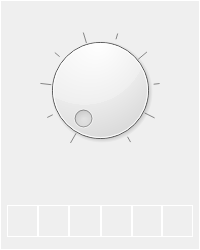
  <widget class="QFrame" name="playbackframe">
   <property name="geometry">
    <rect>
     <x>10</x>
     <y>260</y>
     <width>200</width>
     <height>250</height>
    </rect>
   </property>
   <property name="contextMenuPolicy">
    <enum>Qt::NoContextMenu</enum>
   </property>
   <property name="toolTip">
    <string/>
   </property>
   <property name="styleSheet">
    <string notr="true">background-image: url(:/skin/sidebarplayback_ctrl_bg.bmp);
border: 1px solid white;</string>
   </property>
   <property name="frameShape">
    <enum>QFrame::Box</enum>
   </property>
   <property name="frameShadow">
    <enum>QFrame::Raised</enum>
   </property>
   <property name="lineWidth">
    <number>1</number>
   </property>
   <widget class="QPushButton" name="play_reverse_btn">
    <property name="geometry">
     <rect>
      <x>7</x>
      <y>205</y>
      <width>32</width>
      <height>32</height>
     </rect>
    </property>
    <property name="focusPolicy">
     <enum>Qt::NoFocus</enum>
    </property>
    <property name="text">
     <string/>
    </property>
    <property name="icon">
     <iconset resource="dvr_main.qrc">
      <normaloff>:/skin/sidebarplayback_reverse_btn.bmp</normaloff>:/skin/sidebarplayback_reverse_btn.bmp</iconset>
    </property>
    <property name="iconSize">
     <size>
      <width>32</width>
      <height>32</height>
     </size>
    </property>
   </widget>
   <widget class="QPushButton" name="play_reversestep_btn">
    <property name="geometry">
     <rect>
      <x>37</x>
      <y>205</y>
      <width>32</width>
      <height>32</height>
     </rect>
    </property>
    <property name="focusPolicy">
     <enum>Qt::NoFocus</enum>
    </property>
    <property name="text">
     <string/>
    </property>
    <property name="icon">
     <iconset resource="dvr_main.qrc">
      <normaloff>:/skin/sidebarplayback_reversestep_btn.bmp</normaloff>:/skin/sidebarplayback_reversestep_btn.bmp</iconset>
    </property>
    <property name="iconSize">
     <size>
      <width>32</width>
      <height>32</height>
     </size>
    </property>
   </widget>
   <widget class="QPushButton" name="play_stop_btn">
    <property name="geometry">
     <rect>
      <x>101</x>
      <y>205</y>
      <width>32</width>
      <height>32</height>
     </rect>
    </property>
    <property name="focusPolicy">
     <enum>Qt::NoFocus</enum>
    </property>
    <property name="text">
     <string/>
    </property>
    <property name="icon">
     <iconset resource="dvr_main.qrc">
      <normaloff>:/skin/sidebarplayback_stop_btn.bmp</normaloff>:/skin/sidebarplayback_stop_btn.bmp</iconset>
    </property>
    <property name="iconSize">
     <size>
      <width>32</width>
      <height>32</height>
     </size>
    </property>
   </widget>
   <widget class="QPushButton" name="play_play_btn">
    <property name="geometry">
     <rect>
      <x>69</x>
      <y>205</y>
      <width>32</width>
      <height>32</height>
     </rect>
    </property>
    <property name="focusPolicy">
     <enum>Qt::NoFocus</enum>
    </property>
    <property name="text">
     <string/>
    </property>
    <property name="icon">
     <iconset resource="dvr_main.qrc">
      <normaloff>:/skin/sidebarplayback_play_btn.bmp</normaloff>:/skin/sidebarplayback_play_btn.bmp</iconset>
    </property>
    <property name="iconSize">
     <size>
      <width>32</width>
      <height>32</height>
     </size>
    </property>
   </widget>
   <widget class="QPushButton" name="play_forwardstep_btn">
    <property name="geometry">
     <rect>
      <x>131</x>
      <y>205</y>
      <width>32</width>
      <height>32</height>
     </rect>
    </property>
    <property name="focusPolicy">
     <enum>Qt::NoFocus</enum>
    </property>
    <property name="text">
     <string/>
    </property>
    <property name="icon">
     <iconset resource="dvr_main.qrc">
      <normaloff>:/skin/sidebarplayback_forwardstep_btn.bmp</normaloff>:/skin/sidebarplayback_forwardstep_btn.bmp</iconset>
    </property>
    <property name="iconSize">
     <size>
      <width>32</width>
      <height>32</height>
     </size>
    </property>
   </widget>
   <widget class="QPushButton" name="play_forward_btn">
    <property name="enabled">
     <bool>false</bool>
    </property>
    <property name="geometry">
     <rect>
      <x>161</x>
      <y>205</y>
      <width>32</width>
      <height>32</height>
     </rect>
    </property>
    <property name="focusPolicy">
     <enum>Qt::NoFocus</enum>
    </property>
    <property name="text">
     <string/>
    </property>
    <property name="icon">
     <iconset resource="dvr_main.qrc">
      <normaloff>:/skin/sidebarplayback_forward_btn.bmp</normaloff>:/skin/sidebarplayback_forward_btn.bmp</iconset>
    </property>
    <property name="iconSize">
     <size>
      <width>32</width>
      <height>32</height>
     </size>
    </property>
   </widget>
   <widget class="QPushButton" name="play_pause_btn">
    <property name="geometry">
     <rect>
      <x>69</x>
      <y>205</y>
      <width>32</width>
      <height>32</height>
     </rect>
    </property>
    <property name="focusPolicy">
     <enum>Qt::NoFocus</enum>
    </property>
    <property name="text">
     <string/>
    </property>
    <property name="icon">
     <iconset resource="dvr_main.qrc">
      <normaloff>:/skin/sidebarplayback_pause_btn.bmp</normaloff>:/skin/sidebarplayback_pause_btn.bmp</iconset>
    </property>
    <property name="iconSize">
     <size>
      <width>32</width>
      <height>32</height>
     </size>
    </property>
   </widget>
   <widget class="QLabel" name="playspeedlabel">
    <property name="geometry">
     <rect>
      <x>20</x>
      <y>160</y>
      <width>160</width>
      <height>30</height>
     </rect>
    </property>
    <property name="sizePolicy">
     <sizepolicy hsizetype="Preferred" vsizetype="Preferred">
      <horstretch>0</horstretch>
      <verstretch>0</verstretch>
     </sizepolicy>
    </property>
    <property name="font">
     <font>
      <family>Bitstream Vera Sans</family>
      <pointsize>14</pointsize>
      <weight>75</weight>
      <bold>true</bold>
      <stylestrategy>PreferDefault</stylestrategy>
     </font>
    </property>
    <property name="contextMenuPolicy">
     <enum>Qt::NoContextMenu</enum>
    </property>
    <property name="autoFillBackground">
     <bool>false</bool>
    </property>
    <property name="styleSheet">
     <string notr="true">color: rgb(255, 255, 255);
background-image: url(:/skin/sidebarplayback_ctrl_speed.bmp);
border: rgb(40, 72, 110);</string>
    </property>
    <property name="frameShape">
     <enum>QFrame::NoFrame</enum>
    </property>
    <property name="frameShadow">
     <enum>QFrame::Plain</enum>
    </property>
    <property name="text">
     <string/>
    </property>
    <property name="textFormat">
     <enum>Qt::AutoText</enum>
    </property>
    <property name="pixmap">
     <pixmap resource="dvr_main.qrc">:/skin/sidebarplayback_ctrl_speed.bmp</pixmap>
    </property>
    <property name="scaledContents">
     <bool>false</bool>
    </property>
    <property name="alignment">
     <set>Qt::AlignCenter</set>
    </property>
   </widget>
   <widget class="QDial" name="playspeeddial">
    <property name="enabled">
     <bool>true</bool>
    </property>
    <property name="geometry">
     <rect>
      <x>40</x>
      <y>30</y>
      <width>120</width>
      <height>120</height>
     </rect>
    </property>
    <property name="focusPolicy">
     <enum>Qt::NoFocus</enum>
    </property>
    <property name="minimum">
     <number>0</number>
    </property>
    <property name="maximum">
     <number>9</number>
    </property>
    <property name="pageStep">
     <number>2</number>
    </property>
    <property name="tracking">
     <bool>true</bool>
    </property>
    <property name="invertedAppearance">
     <bool>false</bool>
    </property>
    <property name="invertedControls">
     <bool>false</bool>
    </property>
    <property name="wrapping">
     <bool>false</bool>
    </property>
    <property name="notchesVisible">
     <bool>true</bool>
    </property>
   </widget>
  </widget>
